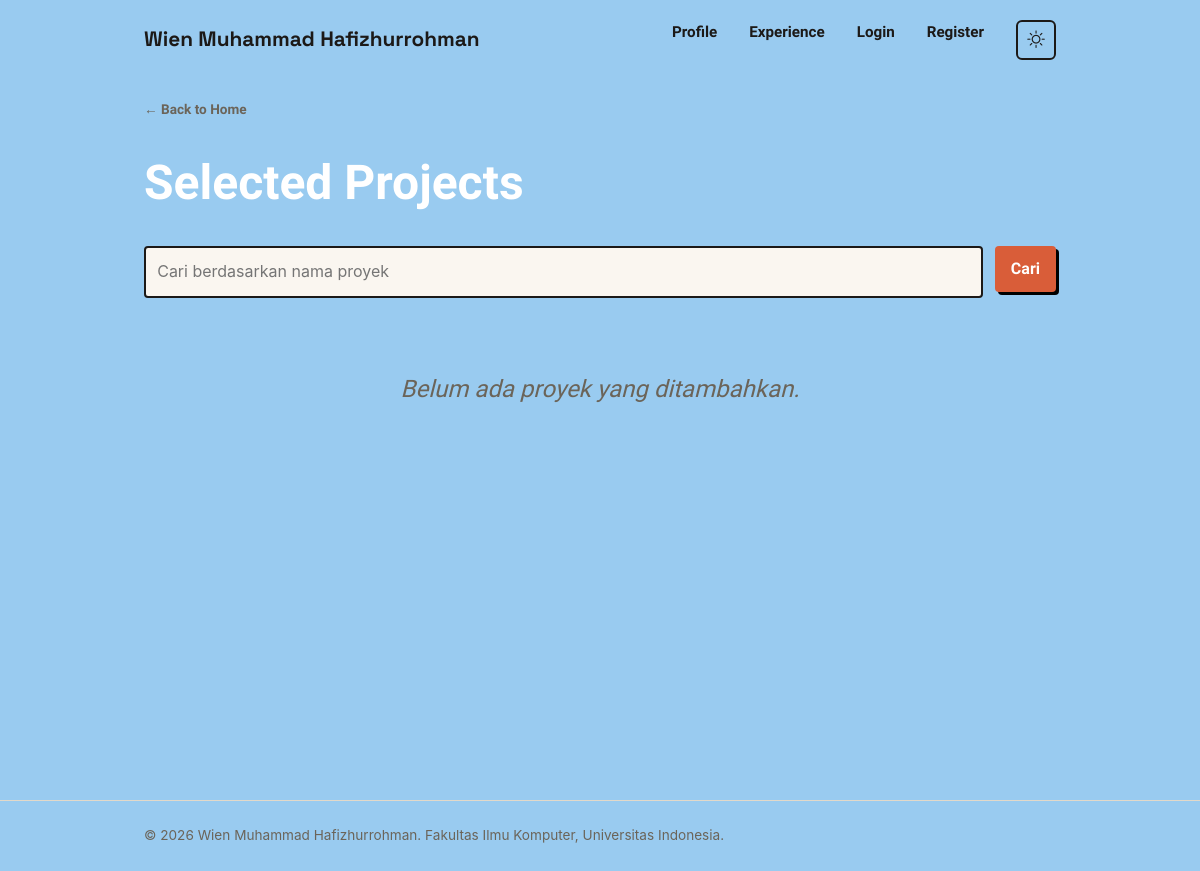
Before: /projects/ with the older database file.
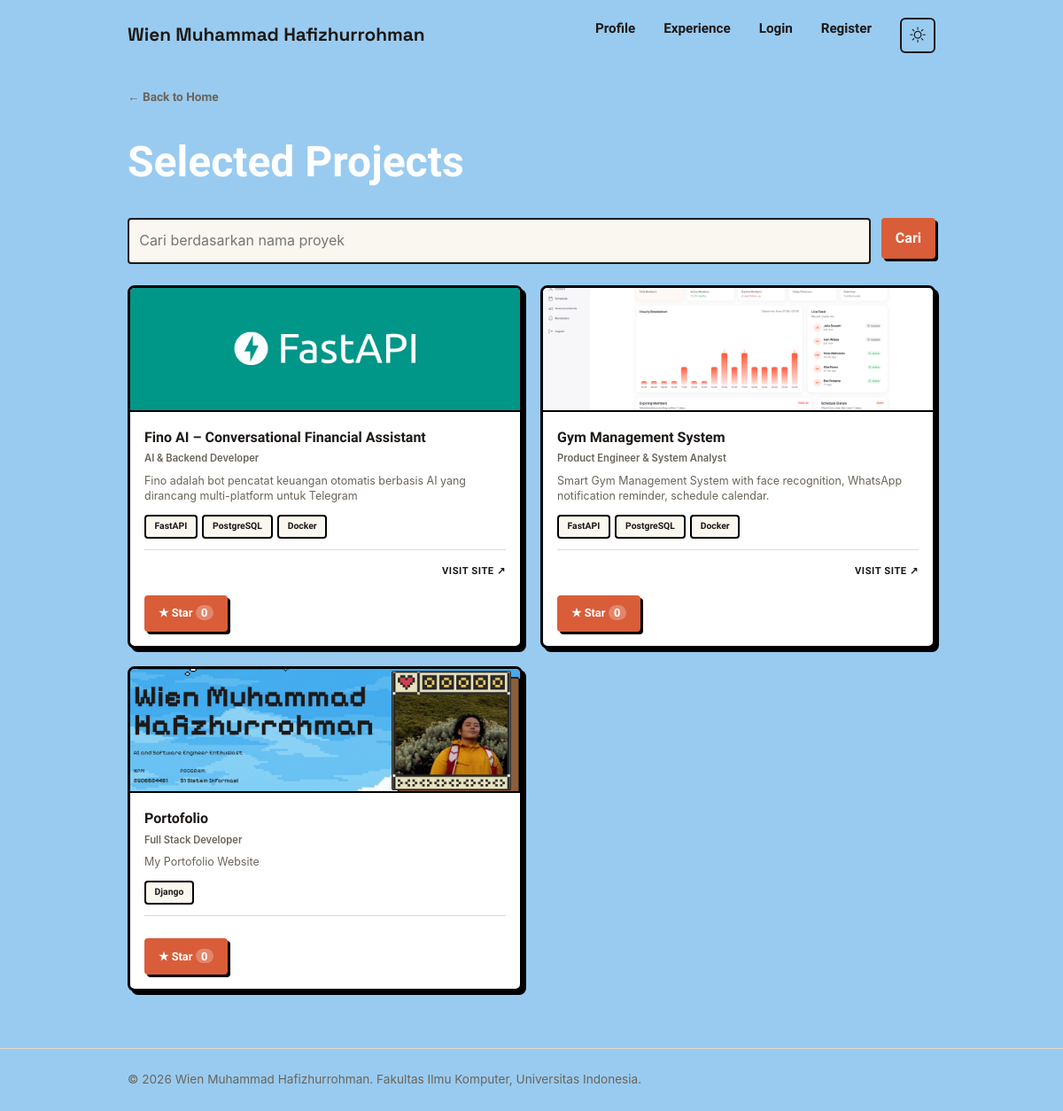
After: the same page with the newer database file.
### main/models.py (models this page shows, shortened)
class Project(models.Model):
    title = models.CharField(max_length=100)
    slug = models.SlugField(unique=True)
    role = models.CharField(max_length=150, blank=True, help_text="Contoh: Frontend Developer & Deployment Specialist")
    description = models.TextField()
    thumbnail = models.URLField(blank=True)
    project_url = models.URLField(blank=True, null=True, help_text="Link ke live site atau GitHub")
    is_featured = models.BooleanField(default=False)
    starred_by = models.ManyToManyField(
        User, related_name="starred_projects", blank=True
    )
    tech_stacks = models.ManyToManyField(
        TechStack,
        related_name='projects',
        blank=True
    )
    @property
    def get_thumbnail_url(self):
        return self.thumbnail if self.thumbnail else "/static/img/test_only.png"

class TechStack(models.Model):
    class Category(models.TextChoices):
        BACKEND = 'BACKEND', 'Backend Framework'          # Django, FastAPI, Express, Laravel
        DATABASE = 'DATABASE', 'Database'                  # PostgreSQL, MySQL, MongoDB, Redis
        API = 'API', 'API & Integration'
        FRONTEND = 'FRONTEND', 'Frontend Web'
        CLOUD = 'CLOUD', 'Cloud & Hosting'
        DEVOPS = 'DEVOPS', 'DevOps & CI/CD'
        AI_ML = 'AI_ML', 'AI / Machine Learning'            # TensorFlow, OpenCV, LangChain
        LANGUAGE = 'LANGUAGE', 'Programming Language'
    name = models.CharField(max_length=50, unique=True)
    category = models.CharField(
        max_length=20,
        choices=Category.choices,
        default=Category.BACKEND
    )
    icon_class = models.CharField(
        max_length=100,
        blank=True,
        help_text="Class icon, misal: 'devicon-python-plain' atau SVG path"
    )
    class Meta:
        verbose_name_plural = "Tech Stacks"
        ordering = ['category', 'name']

### main/views.py (the view)
# urls.py: path("projects/", show_projects, name="show_projects"),
def show_projects(request):
    json_response = get_projects_json(request)
    user_edit_permission = can_update(request.user)
    projects = serializers.deserialize(
        "json",
        json_response.content.decode("utf-8"),
    )
    projects = [project.object for project in projects]
    paginator = Paginator(projects, 6)
    page = request.GET.get("page")
    projects = paginator.get_page(page)
    title_query = request.GET.get("title", "").strip()
    context = {
        "name": "Wien Muhammad Hafizhurrohman",
        "project_list": projects,
        "title_query": title_query,
        "can_edit": user_edit_permission,
        "can_create": can_create(request.user),
        "can_delete": can_delete(request.user),
    }
    return render(request, "projects.html", context)

### main/views.py (called while the page is built)
def can_create(user):
    return user.is_authenticated and user.is_superuser

def can_update(user):
    return user.is_authenticated and (
        user.is_superuser or user.groups.filter(name__iexact="editor").exists()
    )

def can_delete(user):
    return can_create(user)

def get_projects_json(request):
    title_query = request.GET.get("title", "").strip()
    projects = Project.objects.all()
    if title_query:
        projects = projects.filter(title__icontains=title_query)
    projects_json = serializers.serialize(
        "json", projects, fields=PROJECT_JSON_FIELDS
    )
    return HttpResponse(projects_json, content_type="application/json")

### templates/projects.html (shortened to what this page needs)
{% extends 'base.html' %}
{% block content %}
<main>
    <section class="projects-page-section">
        <div class="container">
            <a href="{% url 'main:show_main' %}" class="back-link">&#8592; Back to Home</a>
            <div class="project-header">
                <h1 class="projects-page-title">Selected Projects</h1>
            </div>
            <form method="get" action="{% url 'main:show_projects' %}" class="project-search">
                <input type="search"
                       name="title"
                       value="{{ title_query }}"
                       placeholder="Cari berdasarkan nama proyek"
                       class="project-search__input"
                       aria-label="Cari berdasarkan nama proyek">
                <button type="submit" class="button">Cari</button>
            </form>
            {% if project_list %}
                <div class="projects-dark-grid">
                    {% for project in project_list %}
                        <article class="project-dark-card">
                            <div class="project-dark-image">
                                <img src="{{ project.get_thumbnail_url }}" alt="{{ project.title }}">
                            </div>
                            <div class="project-dark-info">
                                <h3>{{ project.title }}</h3>
                                {% if project.role %}
                                    <p class="project-dark-role">{{ project.role }}</p>
                                {% endif %}
                                <p class="project-dark-desc">{{ project.description }}</p>
                                {% if project.tech_stacks.all %}
                                    <div class="project-dark-tech">
                                        {% for tech in project.tech_stacks.all %}
                                            <span class="pill-dark">{{ tech.name }}</span>
                                        {% endfor %}
                                    </div>
                                {% endif %}
                                <div class="project-dark-footer">
                                    {% if project.project_url %}
                                        <a href="{{ project.project_url }}" class="project-dark-link" target="_blank">VISIT SITE &#8599;</a>
                                    {% endif %}
                                </div>
                                <div class="project-actions">
                                    {% include "components/project_star.html" with project=project %}
                                </div>
                            </div>
                        </article>
                    {% endfor %}
                </div>
            {% else %}
                <div class="empty-experience-state">
                    {% if title_query %}
                        <p class="empty-experience-text">Tidak ada proyek dengan nama tersebut.</p>
                    {% else %}
                        <p class="empty-experience-text">Belum ada proyek yang ditambahkan.</p>
                    {% endif %}
                </div>
            {% endif %}
        </div>
    </section>
</main>
{% endblock content %}

### templates/base.html (shortened to what this page needs)
{% load static %}
<!DOCTYPE html>
<html lang="en">
<head>
    <link rel="stylesheet" href="https://cdn.jsdelivr.net/npm/bootstrap-icons@1.11.3/font/bootstrap-icons.min.css">
    <link rel="stylesheet" href="/static/css/style.css">
</head>
<body>
    <header class="site-header">
        <div class="container">
            <a href="{% url 'main:show_main' %}" class="brand">{{ name }}</a>
            <nav>
                <a href="{% url 'main:show_main' %}">Profile</a>
                <a href="{% url 'main:show_experience' %}">Experience</a>
                {% if user.is_authenticated %}
                    <span class="nav-user">{{ user.username }}</span>
                    <a href="{% url 'main:logout' %}">Logout</a>
                {% else %}
                    <a href="{% url 'main:login' %}">Login</a>
                    <a href="{% url 'main:register' %}">Register</a>
                {% endif %}
                <button id="theme-toggle" class="theme-toggle-btn" aria-label="Toggle dark mode">
                    <span class="icon-sun"><i class="bi bi-sun"></i></span>
                </button>
            </nav>
        </div>
    </header>
    {% block content %}{% endblock content %}
    <footer class="site-footer">
        <div class="container">
            <p>&copy; 2026 {{ name }}. Fakultas Ilmu Komputer, Universitas Indonesia.</p>
        </div>
    </footer>
</body>
</html>

### templates/components/project_star.html (shortened to what this page needs)
<form method="post" action="{% url 'main:toggle_star' project.id %}" class="star-form">
    <button type="submit"
            class="button button-star{% if user in project.starred_by.all %} is-starred{% endif %}"
            title="{% if project.starred_by.all %}Dibintangi oleh {{ project.starred_by.all|join:', ' }}{% else %}Jadilah yang pertama memberi star{% endif %}">
        <span aria-hidden="true">★</span>
        {% if user in project.starred_by.all %}Unstar{% else %}Star{% endif %}
        <span class="star-count">{{ project.starred_by.count }}</span>
    </button>
</form>

Changed rows visible on the page:
added Project: get_thumbnail_url (picture), title "Fino AI – Conversational Financial Assistant", role "AI & Backend Developer", description "Fino adalah bot pencatat keuangan otomatis berbasis AI yang dirancang multi-platform untuk Telegram", shows "Star", starred_by.count "0"
added TechStack: name "FastAPI"
added TechStack: name "PostgreSQL"
added TechStack: name "Docker"
added Project: get_thumbnail_url (picture), title "Gym Management System", role "Product Engineer & System Analyst", description "Smart Gym Management System with face recognition, WhatsApp notification reminder, schedule calendar.", shows "Star", starred_by.count "0"
added Project: get_thumbnail_url (picture), title "Portofolio", role "Full Stack Developer", description "My Portofolio Website", shows "Star", starred_by.count "0"
added TechStack: name "Django", shown under "Portofolio"
Other visible differences:
text no longer shown: "Belum ada proyek yang ditambahkan."
